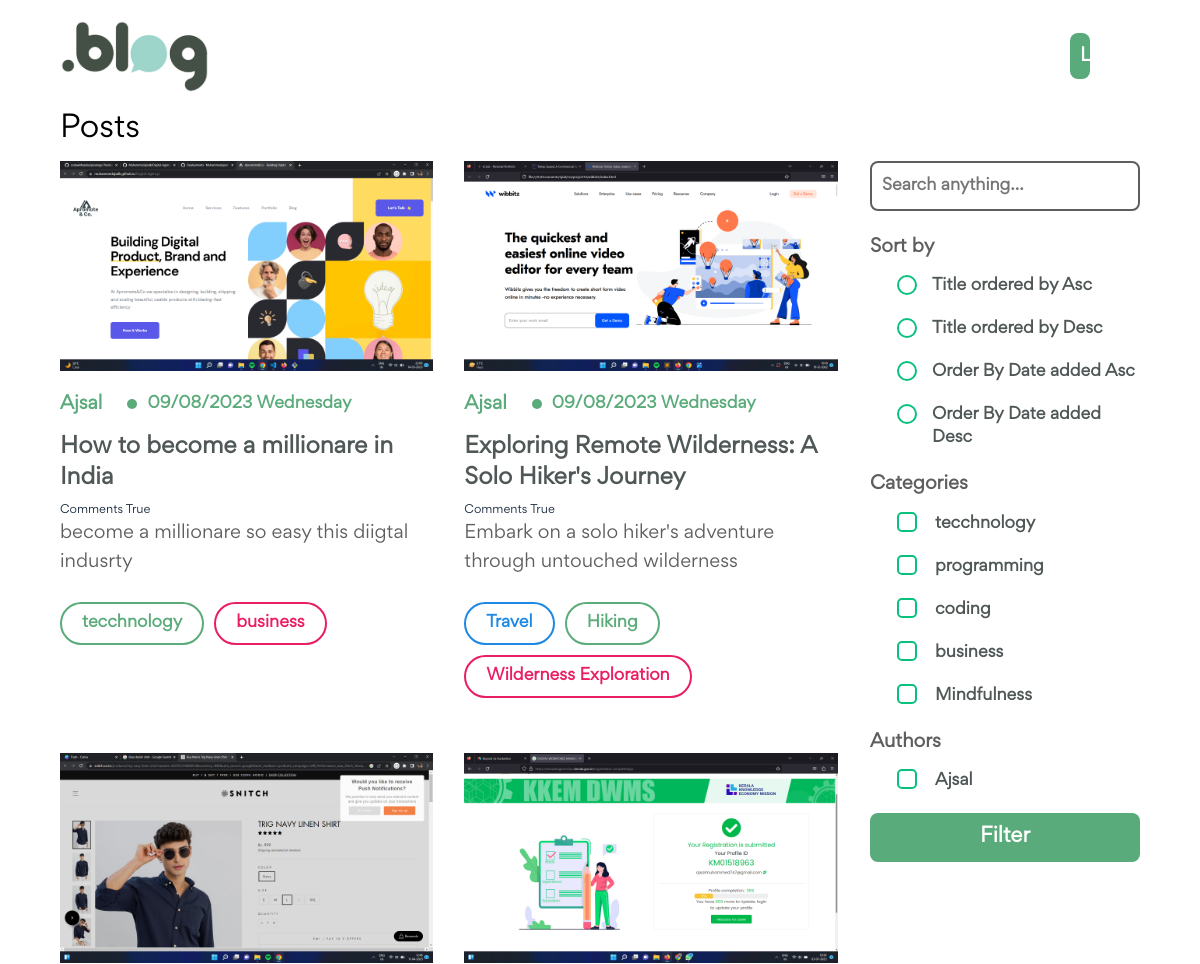
Before: / (upper part) with the older database file.
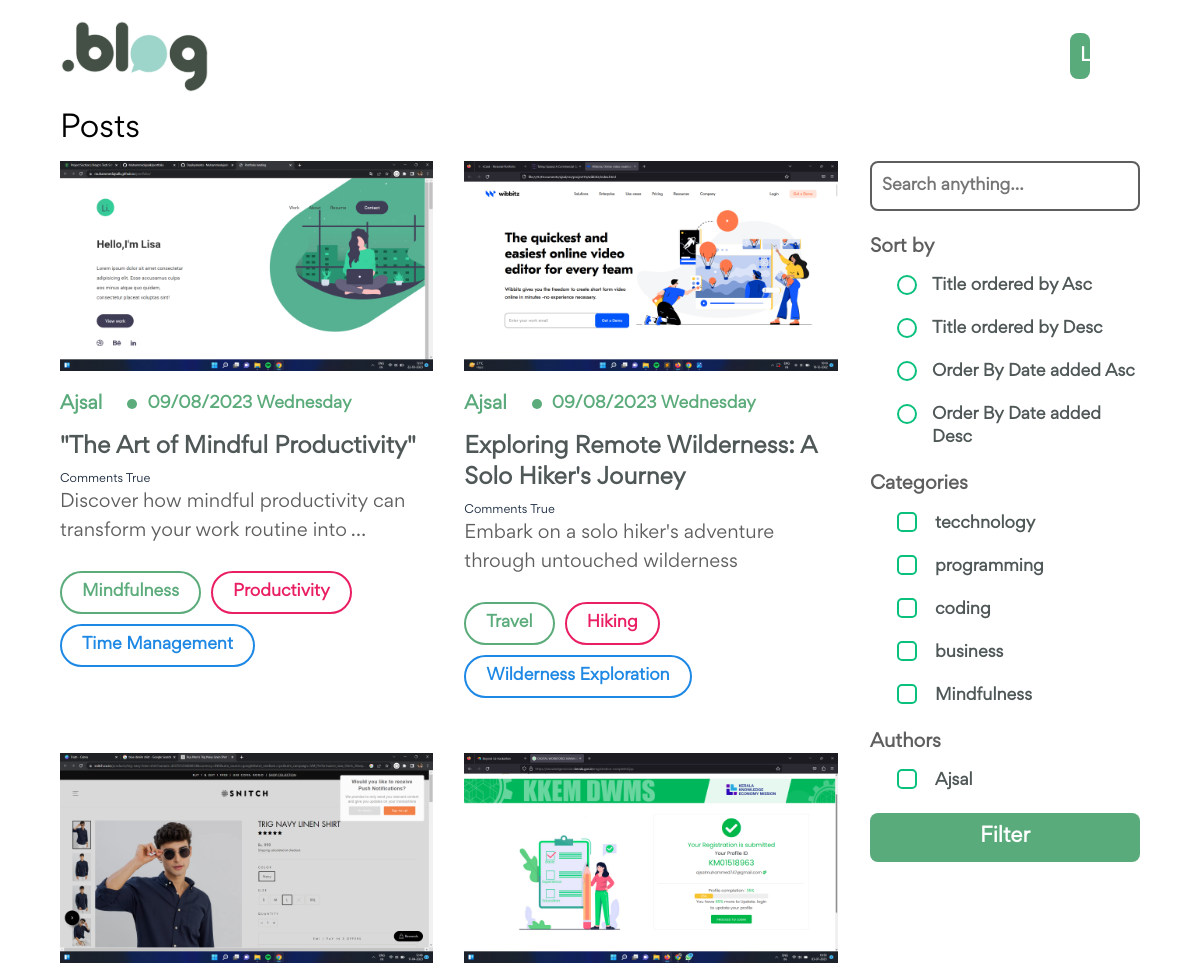
After: the same page with the newer database file.
### posts/models.py (models this page shows, shortened)
class Post(models.Model):
    title = models.CharField(max_length=255)
    short_description = models.TextField()
    description = RichTextField()
    categories = models.ManyToManyField("posts.Category")
    time_to_read = models.CharField(max_length=128)
    featured_image = models.ImageField(upload_to="posts/")
    is_draft = models.BooleanField(default=False)
    author = models.ForeignKey("posts.Author",on_delete=models.CASCADE)
    published_date = models.DateField()
    is_deleted = models.BooleanField(default=False)

class Author(models.Model):
    name = models.CharField(max_length=255)
    user = models.OneToOneField("auth.User",on_delete=models.CASCADE)

class Category(models.Model):
    title = models.CharField(max_length=25)
    class Meta:
        verbose_name_plural = "categories"

### web/views.py (the view, shortened to what this page needs)
# urls.py: path('',views.index, name="index"),
def index(request):
    posts = Post.objects.filter(is_deleted=False,is_draft=False)
    categories = Category.objects.all()[:5]
    authors = Author.objects.all()
    q = request.GET.get('q')
    if q:
        posts = posts.filter(title__icontains=q)
    search_authors = request.GET.getlist("author")
    print(search_authors)
    if search_authors:
        posts =posts.filter(author__in = search_authors)
    search_categories = request.GET.getlist("category")
    print(search_categories)
    if search_categories:
        posts =posts.filter(categories__in = search_categories).distinct()
    sort = request.GET.get("sort")
    instances = paginate_instances(request,posts)
    context={
        "title" : "Home Page",
        "instances" : instances,
        "categories" : categories,
        "authors" : authors
    }
    return render(request, 'web/index.html',context=context)

### main/functions.py (called while the page is built)
def paginate_instances(request,instances,per_page=6):
    instances = Paginator(instances, per_page)
    page = request.GET.get('page', 1)
    try:
        instances = instances.page(page)
    except PageNotAnInteger:
        instances = instances.page(1)
    except EmptyPage:
        instances = instances.page(instances.num_pages)
    return instances

### posts/templatetags/peginator_tags.py (called while the page is built)
@register.inclusion_tag("web/includes/pagionation.html",takes_context=True)
def load_pagination(context, instances):
    request = context['request']
    return{
        "instances" : instances,
        "request" : request
    }

### templates/web/index.html (shortened to what this page needs)
{% extends "base.html" %}
{% block content %}
{% load static %}
{% load peginator_tags %}
<section id="home">
    <section class="wrapper">
        {% include 'web/includes/header.html' %}
        <section class="spotlight">
            <h3>Posts</h3>
            <div class="all-posts">
                <div class="post-section">
                    <ul class="posts">
                        {% for post in instances %}
                        <li>
                            <a href="{% url 'web:post' id=post.id %}">
                                <div class="blog-image">
                                    <img
                                        src="{{post.featured_image.url}}"
                                        alt="Blog"
                                    />
                                </div>
                                <div class="details">
                                    <div class="date">
                                        <h4 class="name">{{post.author.name}}</h4>
                                        <div class="round"></div>
                                        <span> {{post.published_date|date:"d/m/Y l"}} </span>
                                    </div>
                                    <h3 class="head">
                                        {{post.title|capfirst}}
                                    </h3>
                                        <h6>Comments True</h6>
                                    <p class="description">
                                    {{post.short_description|truncatewords:10}}
                                    </p>
                                </div>
                            </a>
                            <div class="bottom">
                                {% for tag in post.categories.all|slice:3 %}
                                <a href="#" class="design {% cycle 'one' 'two' 'three' %}"> {{tag.title}} </a>
                                {% endfor %}
                            </div>
                        </li>
                        {% endfor %}
                    </ul>
                </div>
                <div class="filter-section" id="hamburger-menu">
                    <form action="">
                        <input type="text"  name="q" placeholder="Search anything..." />
                        <p class="filter-head">Sort by</p>
                        <div class="filter">
                            <label class="radio">
                                <span class="radio"></span>
                                <span class="label">Title ordered by Asc</span>
                            </label>
                            <label class="radio">
                                <span class="radio"></span>
                                <span class="label">Title ordered by Desc</span>
                            </label>
                            <label class="radio">
                                <span class="radio"></span>
                                <span class="label"
                                    >Order By Date added Asc</span
                                >
                            </label>
                            <label class="radio">
                                <span class="radio"></span>
                                <span class="label"
                                    >Order By Date added Desc</span
                                >
                            </label>
                        </div>
                        <p class="filter-head">Categories</p>
                        <div class="filter">
                            {% for category in categories %}
                            <label class="checkbox">
                                <input type="checkbox" value="{{category.id}}" name="category" />
                                <span class="label">{{category.title}}</span>
                            </label>
                            {% endfor %}
                        </div>
                        <p class="filter-head">Authors</p>
                        <div class="filter">
                            {% for author in authors %}
                                <label class="checkbox">
                                    <input type="checkbox" value="{{author.id}}" name="author" />
                                    <span class="label">{{author.name}}</span>
                                </label>
                            {% endfor %}
                        </div>
                        <input type="submit" value="Filter" />
                    </form>
                </div>
            </div>
        </section>
    </section>
</section>
{% endblock %}

### templates/base.html (shortened to what this page needs)
<!DOCTYPE html>
<html lang="en">
    {% load static %}
    <head>
        <link
            rel="stylesheet"
            href="{% static './css/style.css' %}"
            type="text/css"
        />
    </head>
    <body>
        {% block content %}{% endblock %}
    </body>
</html>

### templates/web/includes/header.html (shortened to what this page needs)
{% load static %}
<header>
    <h1>
        <a href="{% url 'web:index' %}">
            <img
                src="{% static './images/icons/blog-logo.svg' %}"
                alt="Logo"
            />
        </a>
    </h1>
    <div>
        {% if request.user.is_authenticated %}
            <a href="{% url 'posts:create_post' %}" class="login my-posts"> Create </a>
            <a href="{% url 'posts:my_posts' %}" class="login my-posts"> My Posts </a>
            <a href="{% url 'users:logout' %}" class="login"> Logout </a>
        {% else %}
            <a href="{% url 'users:login' %}" class="login"> Login </a>
        {% endif %}
</header>

### templates/web/includes/pagionation.html (shortened to what this page needs)
{% load peginator_tags %}
{% load static %}

Changed rows visible on the page:
no longer on this page (row edited): Post: featured_image (picture), author.name "Ajsal", published_date "09/08/2023 Wednesday", title "How to become a millionare in India", short_description "become a millionare so easy this diigtal indusrty", Category (title "tecchnology"), Category (title "business")
now on this page (row edited): Post: featured_image (picture), author.name "Ajsal", published_date "09/08/2023 Wednesday", title "\"The Art of Mindful Productivity\"", short_description "Discover how mindful productivity can transform your work routine into …", Category (title "Mindfulness")
now on this page (row unchanged): Category: title "Productivity", shown under "Ajsal"
now on this page (row unchanged): Category: title "Time Management", shown under "Ajsal"
